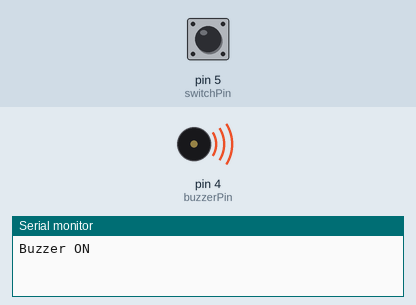
The sketch below on a simulated Arduino Uno, built with avr-gcc and run on an emulated ATmega328P. Parts: buzzer (waves = sounding, pin HIGH), the last lines printed to the serial monitor. Inputs (shaded band) come from the test bench; at power-on: pin 5 (switchPin) HIGH. Random numbers use the default seed unless the sketch sets one.

Above: at 1.2 s.
1.3 s: pin 5 (switchPin) pulled LOW for 1 s
At 2.7 s:
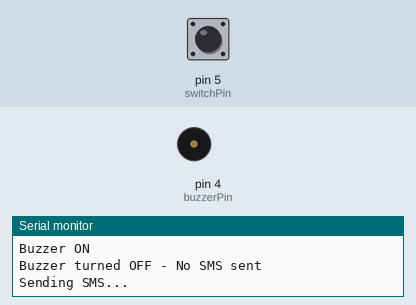
5.0 s: pin 5 (switchPin) pulled LOW for 3.2 s
At 9.8 s:
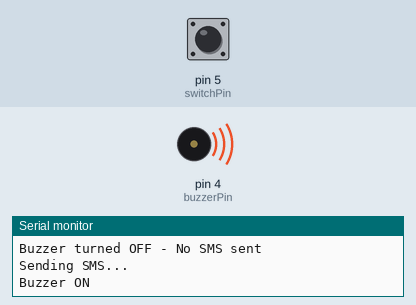
Timing chart, 0 to 11.3 s (numbered marks = the images above; inputs shaded):
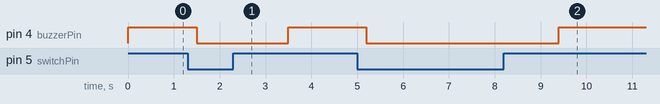

The sketch:

finalBuzzer.ino
```cpp
bool getConditionFromApp() {
  return random(0, 2);  // Random true or false
}
void sendSMS() {
  Serial.println("Sending SMS...");
}
const int buzzerPin = 4;
const int switchPin = 5;


bool buzzerState = false;
bool buttonPressed = false;

void setup() {
  pinMode(buzzerPin, OUTPUT);
  pinMode(switchPin, INPUT_PULLUP);
  Serial.begin(115200);
}


void loop() {

 bool condition = getConditionFromApp();
  if (condition && !buzzerState) {
    digitalWrite(buzzerPin, HIGH);
    buzzerState = true;
    Serial.println("Buzzer ON");

    unsigned long startTime = millis();

    while (millis() - startTime < 10000) {
      if (digitalRead(switchPin) == LOW) {
        delay(200);
        if (digitalRead(switchPin) == LOW) {
          digitalWrite(buzzerPin, LOW);
          Serial.println("Buzzer turned OFF - No SMS sent");
          buttonPressed = true;


          while (digitalRead(switchPin) == LOW);
          delay(200);
          break;
        }
      }
    }

    if (!buttonPressed) {
      Serial.println("Buzzer continues ringing - No SMS sent");
      //  digitalWrite(buzzerPin, HIGH);
    }

    if (buttonPressed) {
      sendSMS();
    }
    buzzerState = false;
    buttonPressed = false;
  }
  delay(1000);
  }
```

Measured:
- after the input at 1.3 s, pin 4 (buzzerPin): HIGH → LOW after 0.20 s, → HIGH 2.0 s later
- after the input at 5.0 s, pin 4 (buzzerPin): HIGH → LOW after 0.20 s, → HIGH 4.2 s later
